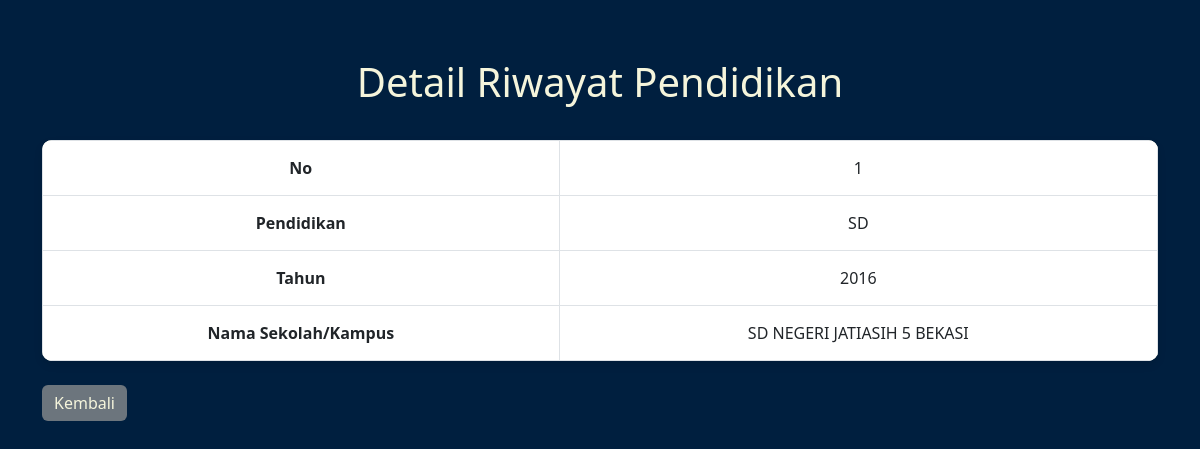
Screenshot of /backend/view_riwayat_pendidikan.php?nomor=1 with the database file from the repository.
### tables this page shows
CREATE TABLE `riwayat_pendidikan` (
  `nomor` int(11) NOT NULL,
  `pendidikan` varchar(255) NOT NULL,
  `tahun` int(11) DEFAULT NULL,
  `sekolah_kampus` varchar(255) NOT NULL
);

### backend/view_riwayat_pendidikan.php (the view, shortened to what this page needs)
<?php
include 'database.php';
$nomor = $_GET['nomor'] ?? null;
$sql = "SELECT * FROM riwayat_pendidikan WHERE nomor = '$nomor'";
$result = $conn -> query($sql);
if ($result -> num_rows > 0) {
  $row = $result -> fetch_assoc();
} else {
  echo "<div class='alert alert-warning'>Data tidak ditemukan!</div>";
  exit;
}
?>
<!DOCTYPE html>
<html lang="id">
<head>
  <link href="https://cdn.jsdelivr.net/npm/bootstrap@5.3.0-alpha1/dist/css/bootstrap.min.css" rel="stylesheet">
  <link rel="stylesheet" href="style.css">
</head>
<body>
  <div class="container mt-5">
    <h1 class="mb-4">Detail Riwayat Pendidikan</h1>
    <table class="table table-bordered">
      <tr>
        <th>No</th>
        <td><?= $row['nomor'] ?></td>
      </tr>
      <tr>
        <th>Pendidikan</th>
        <td><?= $row['pendidikan'] ?></td>
      </tr>
      <tr>
        <th>Tahun</th>
        <td><?= $row['tahun'] ?></td>
      </tr>
      <tr>
        <th>Nama Sekolah/Kampus</th>
        <td><?= $row['sekolah_kampus'] ?></td>
      </tr>
    </table>
    <a href="index.php" class="btn btn-secondary mt-2">Kembali</a>
  </div>
</body>
</html>

### backend/style.css (style rules this page uses)
body { background-color: #001f3f; color: #f5f5dc; }
table { background-color: #f5f5dc; box-shadow: 0 4px 8px rgba(0, 0, 0, 0.1); border-radius: 10px; overflow: hidden; }
.table th, .table td { text-align: center; padding: 15px; vertical-align: middle; }
.table tbody tr:nth-child(odd) { background-color: #f0ead6; }
.btn { border: none; color: #f5f5dc; }
h1 { color: #f5f5dc; padding: 10px; text-align: center; }

### rows the page displays
riwayat_pendidikan: nomor "1", pendidikan "SD", tahun "2016", sekolah_kampus "SD NEGERI JATIASIH 5 BEKASI"
